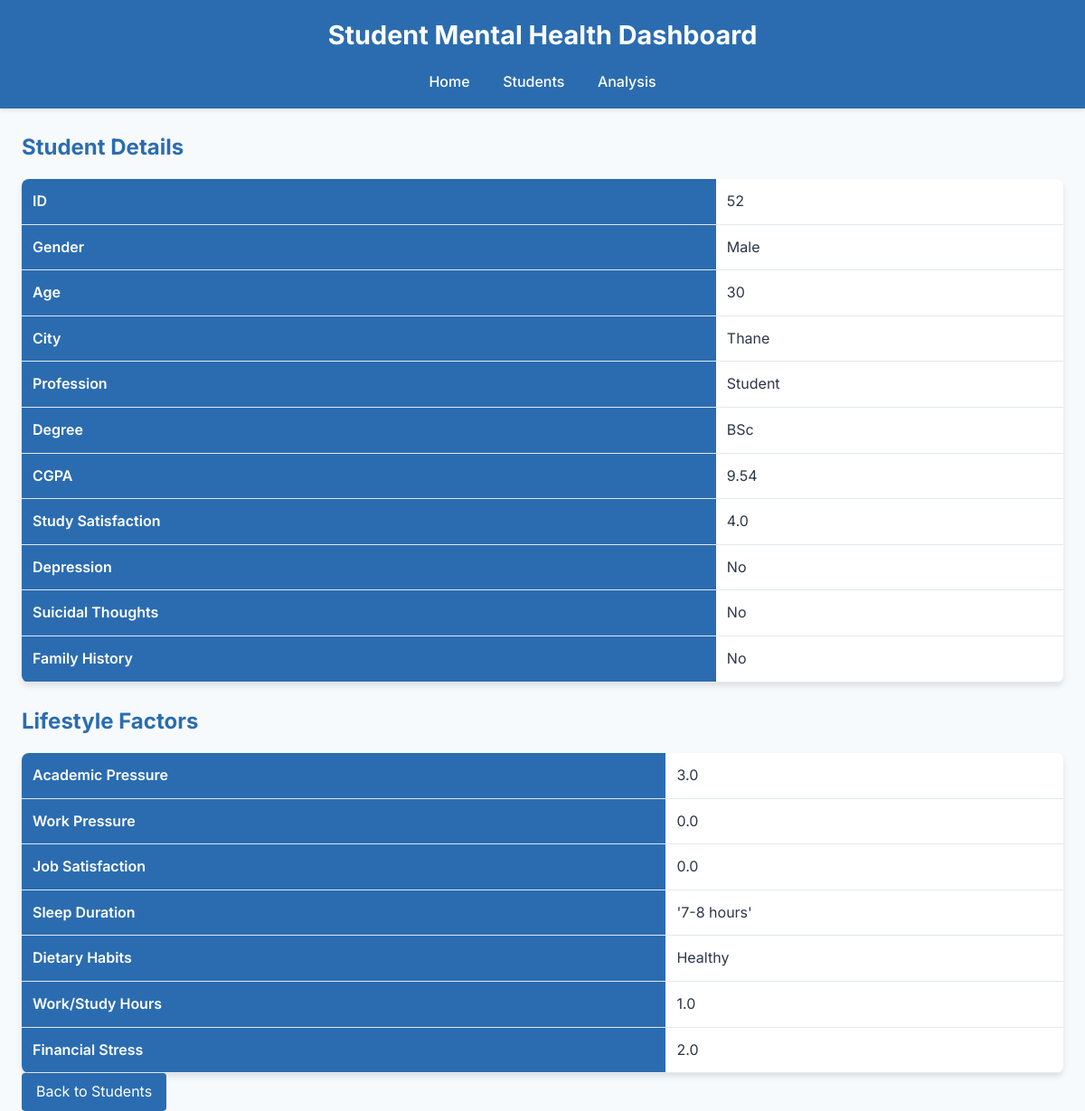
/student/52, run on the app's committed database.
### models/models.py (models this page shows)
class Student(db.Model):
    id = db.Column(db.Integer, primary_key=True)
    gender = db.Column(db.String(20), nullable=False)
    age = db.Column(db.Integer, nullable=False)
    city = db.Column(db.String(100))
    profession = db.Column(db.String(50))
    degree = db.Column(db.String(50))
    cgpa = db.Column(db.Float)
    study_satisfaction = db.Column(db.Float)
    depression = db.Column(db.Boolean, nullable=False)
    suicidal_thoughts = db.Column(db.Boolean, nullable=False)
    family_history = db.Column(db.Boolean, nullable=False)
    lifestyle_factors = db.relationship('LifestyleFactor', backref='student', lazy=True)

class LifestyleFactor(db.Model):
    id = db.Column(db.Integer, primary_key=True)
    student_id = db.Column(db.Integer, db.ForeignKey('student.id'), nullable=False)
    academic_pressure = db.Column(db.Float)
    work_pressure = db.Column(db.Float)
    job_satisfaction = db.Column(db.Float)
    sleep_duration = db.Column(db.String(50))
    dietary_habits = db.Column(db.String(50))
    work_study_hours = db.Column(db.Float)
    financial_stress = db.Column(db.Float)

### routes/routes.py (the view)
@bp.route('/student/<int:id>')
def student(id):
    try:
        student = Student.query.get_or_404(id)
        lifestyle = LifestyleFactor.query.filter_by(student_id=id).first()
        return render_template('student.html', student=student, lifestyle=lifestyle)
    except sqlalchemy.exc.OperationalError:
        abort(404)

### templates/student.html (shortened to what this page needs)
{% extends "base.html" %}
{% block content %}
    <h2>Student Details</h2>
    <table>
        <tr><th>ID</th><td>{{ student.id }}</td></tr>
        <tr><th>Gender</th><td>{{ student.gender }}</td></tr>
        <tr><th>Age</th><td>{{ student.age }}</td></tr>
        <tr><th>City</th><td>{{ student.city }}</td></tr>
        <tr><th>Profession</th><td>{{ student.profession }}</td></tr>
        <tr><th>Degree</th><td>{{ student.degree }}</td></tr>
        <tr><th>CGPA</th><td>{{ student.cgpa }}</td></tr>
        <tr><th>Study Satisfaction</th><td>{{ student.study_satisfaction }}</td></tr>
        <tr><th>Depression</th><td>{{ 'Yes' if student.depression else 'No' }}</td></tr>
        <tr><th>Suicidal Thoughts</th><td>{{ 'Yes' if student.suicidal_thoughts else 'No' }}</td></tr>
        <tr><th>Family History</th><td>{{ 'Yes' if student.family_history else 'No' }}</td></tr>
    </table>
    {% if lifestyle %}
        <h2>Lifestyle Factors</h2>
        <table>
            <tr><th>Academic Pressure</th><td>{{ lifestyle.academic_pressure }}</td></tr>
            <tr><th>Work Pressure</th><td>{{ lifestyle.work_pressure }}</td></tr>
            <tr><th>Job Satisfaction</th><td>{{ lifestyle.job_satisfaction }}</td></tr>
            <tr><th>Sleep Duration</th><td>{{ lifestyle.sleep_duration }}</td></tr>
            <tr><th>Dietary Habits</th><td>{{ lifestyle.dietary_habits }}</td></tr>
            <tr><th>Work/Study Hours</th><td>{{ lifestyle.work_study_hours }}</td></tr>
            <tr><th>Financial Stress</th><td>{{ lifestyle.financial_stress }}</td></tr>
        </table>
    {% else %}
        <p>No lifestyle data available.</p>
    {% endif %}
    <a href="{{ url_for('main.students') }}" class="button">Back to Students</a>
{% endblock %}

### static/style.css (style rules this page uses)
* { margin: 0; padding: 0; box-sizing: border-box; }
body { font-family: 'Inter', sans-serif; background-color: #f7fafc; color: #2d3748; line-height: 1.6; }
h2 { font-size: 1.5rem; margin: 1.5rem 0 1rem; color: #2b6cb0; }
table { width: 100%; border-collapse: collapse; background: white; border-radius: 8px; overflow: hidden; box-shadow: 0 4px 6px rgba(0, 0, 0, 0.1); }
th, td { padding: 0.75rem; text-align: left; border-bottom: 1px solid #e2e8f0; }
th { background-color: #2b6cb0; color: white; font-weight: 600; }
.button { display: inline-block; padding: 0.5rem 1rem; background-color: #2b6cb0; color: white; text-decoration: none; border-radius: 4px; transition: background-color 0.3s; }

### data on the page
Student: id "52", gender "Male", age "30", city "Thane", profession "Student", degree "BSc", cgpa "9.54", study_satisfaction "4.0", depression "No", suicidal_thoughts "No", family_history "No"
LifestyleFactor: academic_pressure "3.0", work_pressure "0.0", job_satisfaction "0.0", sleep_duration "'7-8 hours'", dietary_habits "Healthy", work_study_hours "1.0", financial_stress "2.0"
